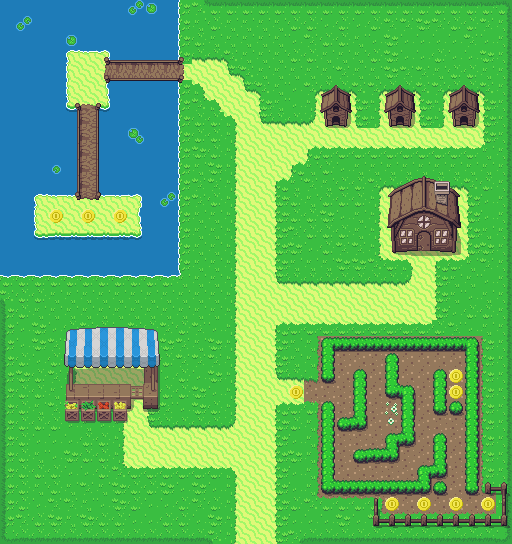

This is a level from a 2D game, rendered from its Tiled map with the project's own tilesets. A one-line summary and the map file follow, with tile-layer data summarised:
An orthogonal 32x34 tile map with 16x16 px tiles, 8 tile layers (Water, Ground, Bridge, Walls, ...), 2 tilesets and 24 objects (14x collision, player, level_2, space_shop, letter_e_shop, ...).

<map version="1.10" tiledversion="1.10.2" orientation="orthogonal" renderorder="right-down" width="32" height="34" tilewidth="16" tileheight="16" infinite="0" nextlayerid="13" nextobjectid="36">
 <tileset firstgid="1" source="../tsx/Overworld.tsx" />
 <tileset firstgid="1441" source="../tsx/coin.tsx" />
 <layer id="5" name="Water" width="32" height="34">
  <data>[1088 cells, 145 non-empty, 1 distinct tile ids]</data>
 </layer>
 <layer id="1" name="Ground" width="32" height="34">
  <data>[1088 cells, 934 non-empty, 50 distinct tile ids]</data>
 </layer>
 <layer id="7" name="Bridge" width="32" height="34">
  <data>[1088 cells, 39 non-empty, 18 distinct tile ids]</data>
 </layer>
 <layer id="6" name="Walls" width="32" height="34">
  <data>[1088 cells, 13 non-empty, 7 distinct tile ids]</data>
 </layer>
 <layer id="12" name="Labyrinth" width="32" height="34">
  <data>[1088 cells, 58 non-empty, 12 distinct tile ids]</data>
 </layer>
 <layer id="2" name="Houses" width="32" height="34">
  <data>[1088 cells, 79 non-empty, 61 distinct tile ids]</data>
 </layer>
 <layer id="3" name="Decorations" width="32" height="34">
  <data>[1088 cells, 17 non-empty, 14 distinct tile ids]</data>
 </layer>
 <layer id="9" name="Coins" width="32" height="34">
  <data>[1088 cells, 10 non-empty, 1 distinct tile ids]</data>
 </layer>
 <objectgroup id="10" name="Objects">
  <object id="1" name="player" x="256" y="495.333">
   <point />
  </object>
  <object id="2" name="level_2" x="208.5" y="527.667" width="95.1667" height="16.3333" />
  <object id="4" name="space_shop" x="47.8182" y="383.636" width="128" height="48.7273" />
  <object id="5" name="letter_e_shop" x="137.273" y="376.364">
   <point />
  </object>
  <object id="24" name="letter_e_house1" x="336" y="112">
   <point />
  </object>
  <object id="25" name="letter_e_house2" x="400" y="112">
   <point />
  </object>
  <object id="26" name="letter_e_house3" x="464" y="112">
   <point />
  </object>
  <object id="28" name="space_house1" x="319.909" y="112.125" width="31.9091" height="36.7273" />
  <object id="29" name="space_house2" x="384" y="112" width="31.9091" height="36.7273" />
  <object id="30" name="space_house3" x="448" y="112" width="31.9091" height="36.7273" />
 </objectgroup>
 <objectgroup id="11" name="Collisions">
  <object id="12" name="collision" x="0" y="0" width="64" height="192" />
  <object id="13" name="collision" x="0" y="192" width="32" height="80" />
  <object id="14" name="collision" x="32" y="240" width="144" height="32" />
  <object id="15" name="collision" x="144" y="80" width="32" height="160" />
  <object id="16" name="collision" x="112" y="80" width="32" height="112" />
  <object id="17" name="collision" x="64" y="0" width="112" height="48" />
  <object id="18" name="collision" x="112" y="48" width="64" height="12" />
  <object id="19" name="collision" x="98" y="112" width="14" height="80" />
  <object id="20" name="collision" x="64" y="112" width="14" height="80" />
  <object id="21" name="collision" x="64" y="320" width="96" height="90.1818" />
  <object id="23" name="collision" x="64" y="400" width="63.8182" height="22.3636" />
  <object id="31" name="collision" x="320.043" y="85.0435" width="31.9565" height="39.9565" />
  <object id="34" name="collision" x="383.88" y="85.1411" width="31.9565" height="39.9565" />
  <object id="35" name="collision" x="447.959" y="85.0217" width="31.9565" height="39.9565" />
 </objectgroup>
</map>
